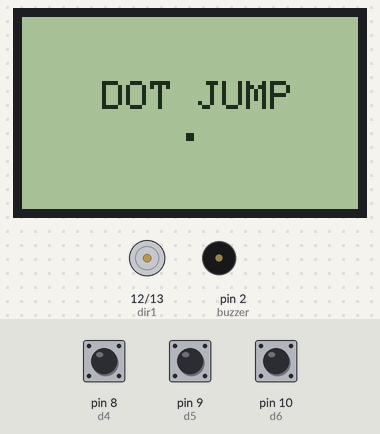
Recording of a sketch running on a simulated Arduino Uno, built with avr-gcc and run on an emulated ATmega328P. On the bench: 84×48 one-colour display, motor-driver pin pairs drawn as motors (green arrow = first pin HIGH = forward, orange = second pin HIGH = backward, longer = more drive, scaled by the enable pin), buzzer (waves = sounding). The inputs (shaded band) are chosen by the test bench; at power-on: pin 8 (d4) HIGH, pin 10 (d6) HIGH, pin 9 (d5) HIGH. What the sketch prints to the serial monitor is not drawn.

Above: at 1.2 s.
1.3 s: pin 8 (d4) pulled LOW for 0.15 s
At 1.65 s:
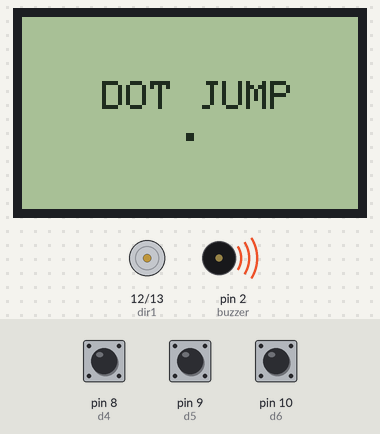
2.0 s: pin 10 (d6) pulled LOW for 3.2 s
At 2.31 s:
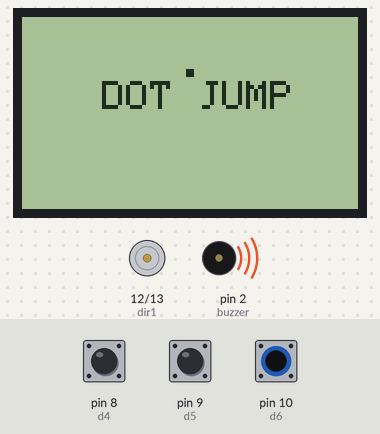
5.8 s: pin 10 (d6) pulled LOW for 1 s
7.4 s: pin 10 (d6) pulled LOW for 0.15 s
At 12.5 s:
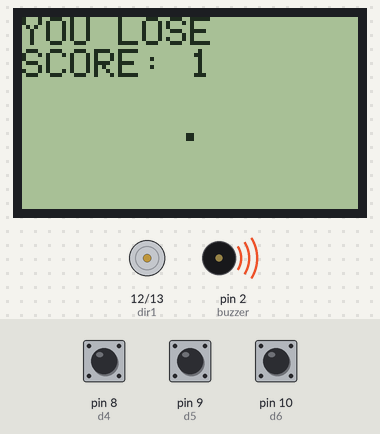
14.1 s: pin 10 (d6) pulled LOW for 1 s
At 15.6 s:
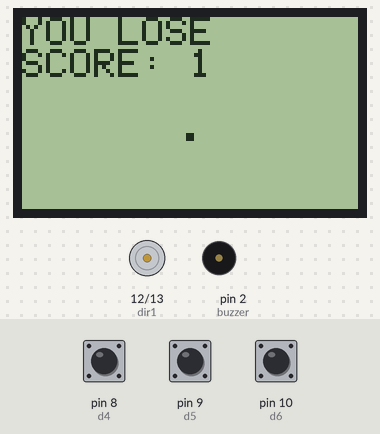
Timing chart, 0 to 17.1 s (numbered marks = the images above; inputs shaded):
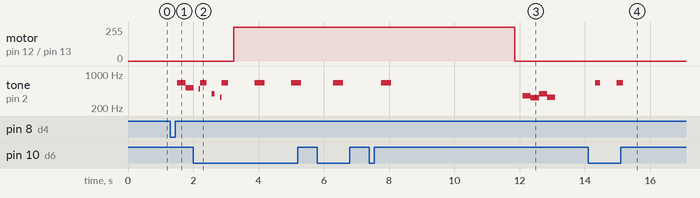

The sketch:

final.ino
```cpp
  #include <PCD8544.h>
 PCD8544 lcd;
// Array of Output Pin variables, set to the pins being used
const int rs = 4, en = 5, d4 = 8, d5 = 9, d6 = 10, d7 = 11;
//LiquidCrystal lcd(rs, en, d4, d5, d6, d7);
int lvl=1;
int tag=0;
int loser=0;
int winner=0;
int counter=0;
bool lose=false;
bool pSong=false;
bool pLsong=false;
bool pWsong=false;
bool buttonHeld=true;
bool buttonHeld2=true;
bool buttonHeld3=true;
bool buttonHeld4=true;
bool keepG=true;
bool startG=false;
int i=0;
int k=0;
int del=155;
bool re=true;
bool here=false;
long int t=0;
int up=0;
int startS=0;

const char sound_pattern_size = 5;
const double sound_pattern[sound_pattern_size] = { 659.25, 523.25, 493.88, 392.00, 329.63};
const double sound_pattern2[sound_pattern_size] = { 359.25, 323.25, 393.88, 332.00, 339.63};
const double sound_pattern3[sound_pattern_size] = { 759.25, 723.25, 793.88, 732.00, 739.63};
const int buzzer = 2;
const int speedPin = 11;
const int dir1= 12;
const int dir2=13;
int speeder=20;


typedef struct task {
  int state;
  unsigned long period;
  unsigned long elapsedTime;
  int (*TickFct)(int);

} task;

int delay_gcd;
const unsigned short tasksNum = 4;
task tasks[tasksNum];

enum SM1_States { SM1_INIT, SM1_S0, SM1_S1,SM1_S2};
int SM1_Tick(int state){
    //GAME
    switch(state){ // State transitions
      case SM1_INIT:
           if((digitalRead(8)==LOW)&&(!buttonHeld3)){
           // Start Game
            lcd.clear();
            buttonHeld3=true;
            pSong=true;
            state = SM1_S0;
           }
           if(digitalRead(8)==HIGH){
            buttonHeld3=false;
           }
        break;
      case SM1_S0:
         if(!keepG){
          //won
           state=SM1_S1;
          }
          if(lose){
            //lose
            state=SM1_S2;
          }
         //State Transition
        break;
      case SM1_S1:
        //reset from win
          if((digitalRead(9)==LOW)&&(!buttonHeld)){
            lcd.clear();
            lvl=0;
            winner=0;
            pWsong=false;
            buttonHeld=true;
            state=SM1_S0;
            keepG=true;
            counter=0;
          }
          if(digitalRead(9)==HIGH){
            buttonHeld=false;
          }
             //State Transition
        break;
      case SM1_S2:
      //reset from Lose
          if((digitalRead(9)==LOW)&&(!buttonHeld2)){
            lcd.clear();
            lvl=0;
            loser=0;
            pLsong=false;
            buttonHeld2=true;
            state=SM1_S0;
            lose=false;
            counter=0;
          }
          if(digitalRead(9)==HIGH){
            buttonHeld2=false;
          }
             //State Transition
        break;
    }
    switch(state){ // State Action
      case SM1_INIT:
      //start screen
         lcd.setCursor(20,2);
         lcd.print("DOT JUMP");
         Serial.println("ONE");
        break;

      case SM1_S0:
      Serial.println("TWO");
      //main page
            //State Action
            if(startG){
              //clear the dot from behind as it moves up
            lcd.setCursor(k-1,3);
            lcd.print(" ");
            if(k>=84){
              //dot gets to end start from beg
              k=0;
              counter++;
              if(lvl<=10){
                //in game obj at end means update lvl, motor speed, and obj speed
              lvl++;
              speeder+=50;
              del=del-10;
              }
             }
            if((counter<15)){
            //when not at end of time limit keep updating obj to move forward
            lcd.setCursor(k,3);
            lcd.print(".");
            t++;
            k++;
            Serial.println(del);
            delay(del);
            }
            if(counter>=15){
             //at the end of game limit game is won
              lcd.clear();
              keepG=false;
              pWsong=true;
            }
            if((here)&&(k==39)){
              //obj and dot collide
              lose=true;
              lcd.clear();

            }
         }
        break;
    case SM1_S1:
    Serial.println("THREE");
    //win screen
            del=175;
            k=0;
          //  keepG=true;
          //  lose=false;
            speeder=20;
            t=0;
        lcd.setCursor(0,0);
        lcd.print("YOU WIN");
        lcd.setCursor(0,1);
        lcd.print("HIGHSCORE: ");
        lcd.print("11");
        break;

        case SM1_S2:
        //lose screen
          del=175;
           // keepG=true;
            t=0;
            k=0;
           // lose=false;
            speeder=20;
        lcd.setCursor(0,0);
        lcd.print("YOU LOSE");
        lcd.setCursor(0,1);
        lcd.print("SCORE: ");
        lcd.print(lvl);
        pLsong=true;

        break;
    }

    return state;
}

enum SM2_States { SM2_INIT, SM2_S0, SM2_S1};
int SM2_Tick(int state){
    //jump
    switch(state){ // State transitions
      case SM2_INIT:
         //State Transition
            state = SM2_S0;
        break;
      case SM2_S0:
      //jump
      if((digitalRead(10)==LOW)&&(re)){
        tag=0;
            re=false;
            state = SM2_S1;
          }

        //State Transition
        break;
      case SM2_S1:
      //on ground level
      if(tag>=4){
        //has to go through entire jump sequence b4 going back to ground state (to then jump again)
            re=true;
            state = SM2_S0;
      }
        //State Transition
        break;
    }


    switch(state){ // State Action
      case SM2_INIT:
         //State Action
        break;
      case SM2_S0:
      Serial.println("FOUR");
      //bottom
           lcd.setCursor(39,2);
          lcd.print(" ");
          // Serial.println("SM2_S0");
          lcd.setCursor(39,3);
          lcd.print(".");
          here=true;

         //State Action
        break;
      case SM2_S1:
      Serial.println("FIVE");
      //jump sequence
            //State Action
            if(tag<3){
              if(tag==2){
              tag++;
              }
                if(tag==1){
                //top
                lcd.setCursor(39,2);
                lcd.print(" ");
                lcd.setCursor(39,1);
                lcd.print(".");
                here=false;
                tag++;
                tone(buzzer, 659.25);
                delay(150);
            }
              if((tag==0)||(tag>=3)){
                //middle
                noTone(buzzer);
                 lcd.setCursor(39,3);
                  lcd.print(" ");
                  lcd.setCursor(39,1);
                  lcd.print(" ");
                  lcd.setCursor(39,2);
                   lcd.print(".");
                   here=false;
                   up=0;
                  tag++;
                  delay(150);
              }

           }

           // tone(buzzer, sound_pattern[1]);
         //State Action
        break;


    }


    return state;
}

enum SM3_States { SM3_INIT, SM3_S0, SM3_S1, SM3_S2, SM3_S3};
int SM3_Tick(int state){
    //buzzer songs
    switch(state){ // State transitions
      case SM3_INIT:
         //State Transition
            state = SM3_S0;
        break;
      case SM3_S0:
      Serial.println("SIX");
      //play songs
          if(pSong){
            //start song
            state = SM3_S1;
          }
          if(pLsong){
            //lose song
            state = SM3_S2;
          }
          if(pWsong){
            //win song
            state = SM3_S3;
          }
        //State Transition
        break;
      case SM3_S1:
      Serial.println("SEVEN");
      //end of Start song
        if(!pSong){
          state=SM3_S0;
        }
        //State Transition
        break;
       case SM3_S2:
       Serial.println("EIGHT");
        if(!pLsong){
          //end of lose song
          state=SM3_S0;
        }
        //State Transition
        break;
       case SM3_S3:
       Serial.println("NINE");
        if(!pWsong){
          //end of win song
          state=SM3_S0;
        }
        //State Transition
        break;
    }


    switch(state){ // State Action
      case SM3_INIT:
         //State Action
        break;
      case SM3_S0:
      Serial.println("TEN");
    //No song plays
        break;
      case SM3_S1:

      //Start song
      if(startS>=5){
        //start game after start song
        lcd.clear();
        startG=true;
        tone(buzzer,0);
        pSong=false;
      }else{
        //start screen w/ start song
        lcd.setCursor(20,2);
        lcd.print("DOT JUMP");
        tone(buzzer,sound_pattern[startS]);
       // Serial.println("outer");
         startS++;
      }
        break;
     case SM3_S2:
     //lose song
        if (loser<5){
        tone(buzzer,sound_pattern2[loser]);
        loser++;
        }
        if(loser>=5){
          //only play once
          noTone(buzzer);
          pLsong=false;
        }
     break;
     case SM3_S3:
     //win song
        if (winner<5){
        tone(buzzer,sound_pattern3[winner]);
        winner++;
        }
        if(winner>=5){
          //only play once
          noTone(buzzer);
          pWsong=false;
        }
     break;
    }


    return state;
}

enum SM4_States { SM4_INIT, SM4_S0, SM4_S1};
int SM4_Tick(int state){
  //fan speed
    //Read thing
    switch(state){ // State transitions
      case SM4_INIT:
         //State Transition
            state = SM4_S1;

        break;
      case SM4_S0:
      //game ends fan off
        if((!keepG)||(lose)){
          state=SM4_S1;
        }
        //State Transition
        break;
      case SM4_S1:
      //game is being played fan on
        if((keepG)&&(!lose)&&(startG)){
          state=SM4_S0;
        }


        //State Transition
        break;

    }


    switch(state){ // State Action
      case SM4_INIT:
         //State Action
        break;
      case SM4_S0:
      //Fan ON
            digitalWrite(dir1,HIGH);
            digitalWrite(dir2,LOW);
            //Serial.println(speeder);
            digitalWrite(speedPin,speeder);
        break;
      case SM4_S1:
     //Fan OFF
      digitalWrite(speedPin,0);
        break;

    }


    return state;
}


void setup() {
    //some set up (Default Arduino Function)

    // LEDs
     pinMode(buzzer, OUTPUT);
    pinMode(speedPin, OUTPUT);
    pinMode(dir1, OUTPUT);
    pinMode(dir2, OUTPUT);
   pinMode(8,INPUT_PULLUP);
   pinMode(9,INPUT_PULLUP);
   pinMode(10,INPUT_PULLUP);
    Serial.begin(9600);


  unsigned char i = 0;
  tasks[i].state = SM1_INIT;
  tasks[i].period = 25;
  tasks[i].elapsedTime = 0;
  tasks[i].TickFct = &SM1_Tick;
  i++;
  tasks[i].state = SM2_INIT;
  tasks[i].period = 50;
  tasks[i].elapsedTime = 0;
  tasks[i].TickFct = &SM2_Tick;
   i++;
  tasks[i].state = SM3_INIT;
  tasks[i].period = 250;
  tasks[i].elapsedTime = 0;
  tasks[i].TickFct = &SM3_Tick;
  i++;
  tasks[i].state = SM4_INIT;
  tasks[i].period = 250;
  tasks[i].elapsedTime = 0;
  tasks[i].TickFct = &SM4_Tick;
  delay_gcd = 500; // GCD
  lcd.begin(84,48);

}


void loop() {
  // put your main code here, to run repeatedly:
  unsigned char i;
  for (i = 0; i < tasksNum; ++i) {
     if ( (millis() - tasks[i].elapsedTime) >= tasks[i].period) {
        tasks[i].state = tasks[i].TickFct(tasks[i].state);
        tasks[i].elapsedTime = millis(); // Last time this task was ran

     }
   }
}
```

Measured:
- after the input at 1.3 s, tone on pin 2 (buzzer): silent → 659 Hz after 0.21 s, → 523 Hz 0.25 s later; the display: first changes after 0.05 s (image 1 shows a later state)
- after the input at 5.8 s, tone on pin 2 (buzzer): silent → 659 Hz after 0.49 s, → silent 0.31 s later
- after the input at 7.4 s, motor on pin 12 (dir1) / pin 13 (dir2): forward 255/255 → stopped after 4.4 s instead of 4.1 s
- after the input at 14.1 s, tone on pin 2 (buzzer): alternates 659 Hz for 0.18 s and silent for 0.51 s, 4 changes in all, then stays silent, starting after 0.22 s; the display: first changes at once (image 4 shows a later state)
